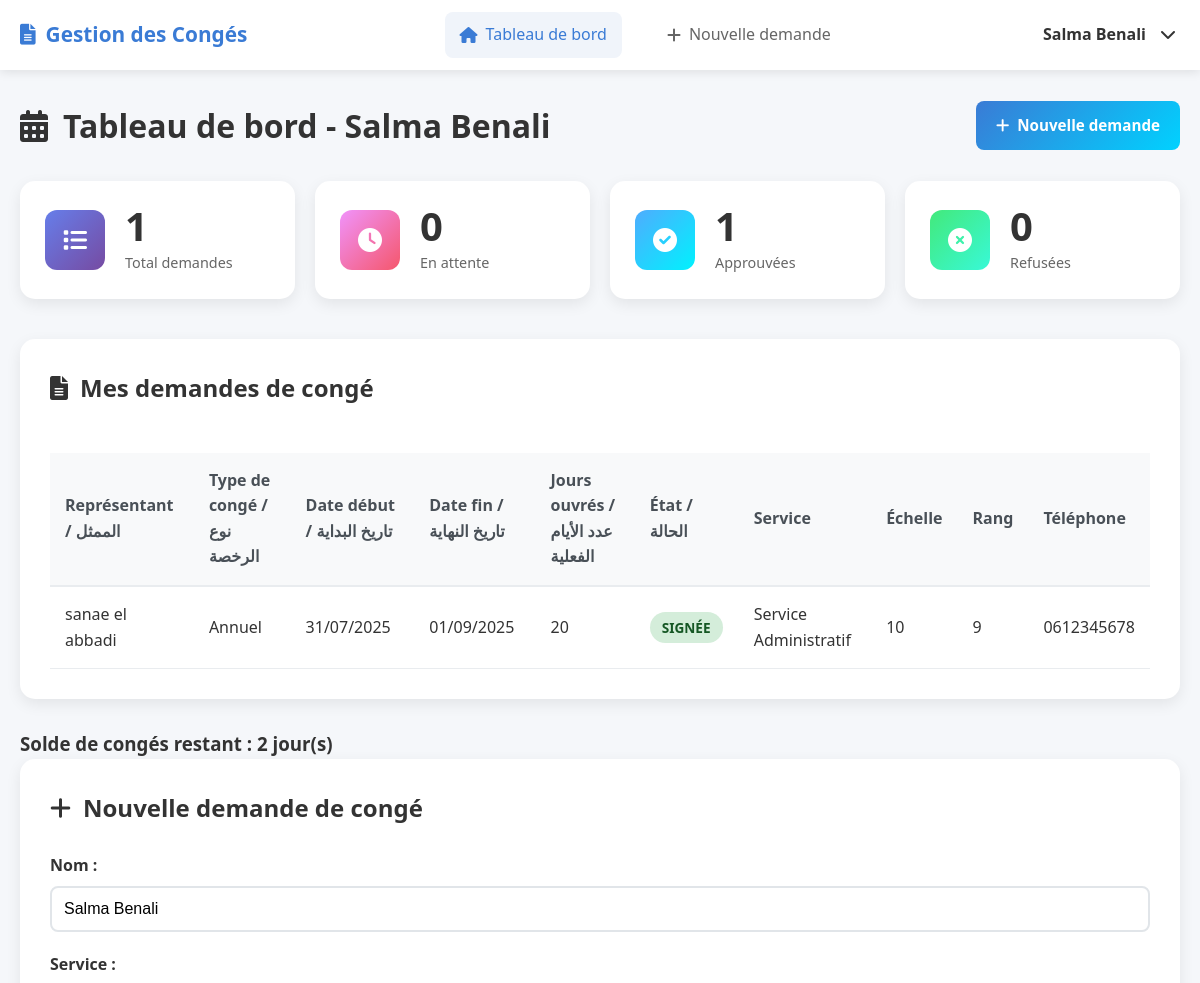
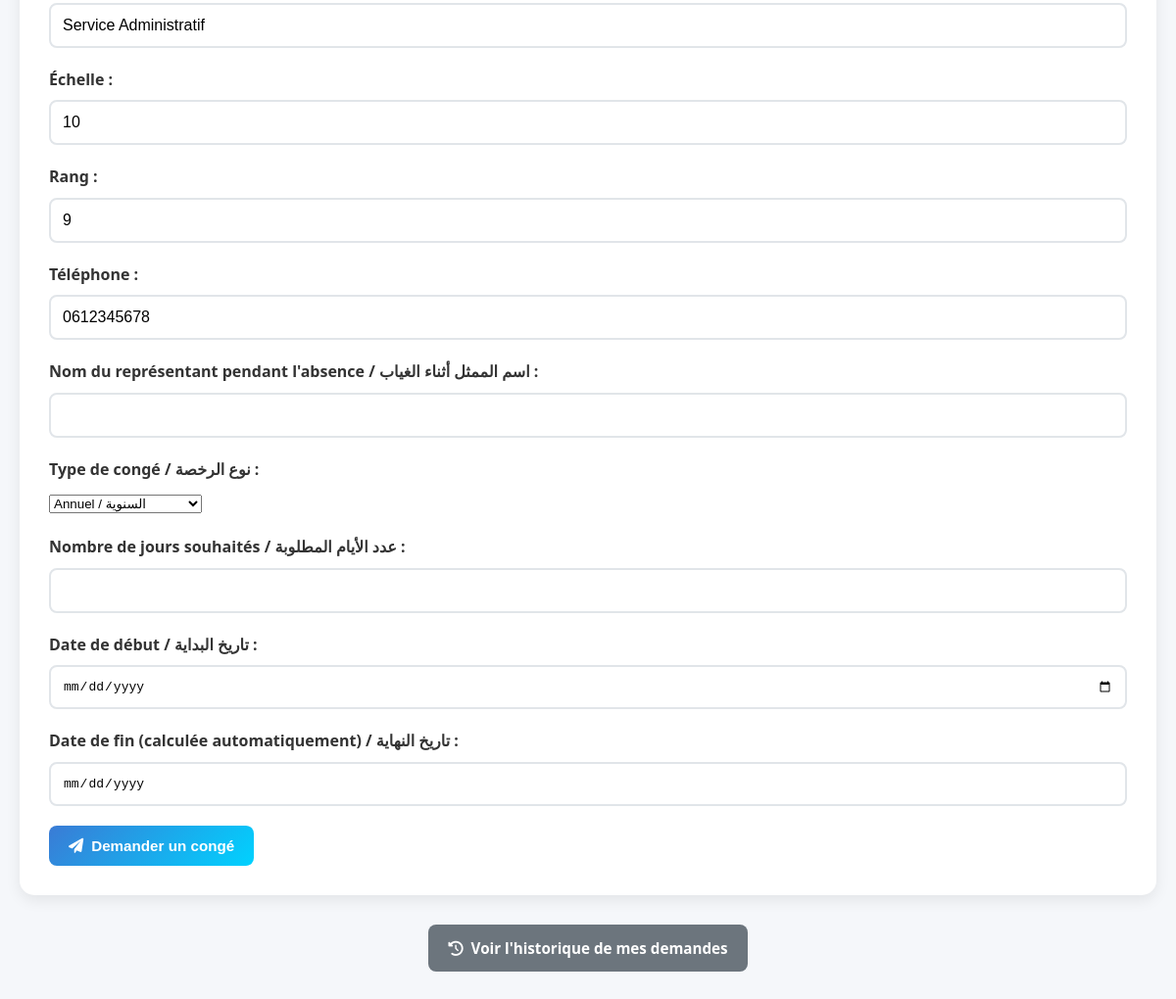
The page /dashboard (signed in) on the database its author committed (2 pictures, top to bottom).
### main.py (models this page shows)
class User(UserMixin, db.Model):
    id = db.Column(db.Integer, primary_key=True)
    matricule = db.Column(db.String(20), unique=True, nullable=False)
    password = db.Column(db.String(128), nullable=False)
    role = db.Column(db.String(20), nullable=False)
    name = db.Column(db.String(100), nullable=False)
    service = db.Column(db.String(100))
    echell = db.Column(db.String(20))
    rang = db.Column(db.String(20))
    telephone = db.Column(db.String(20))
    solde_conges = db.Column(db.Integer, default=30)
    demandes = relationship("DemandeConge", backref="user", lazy="dynamic")

class DemandeConge(db.Model):
    id = db.Column(db.Integer, primary_key=True)
    user_id = db.Column(db.Integer, db.ForeignKey('user.id'), nullable=False)
    jours = db.Column(db.Integer, nullable=False)
    etat = db.Column(db.String(50), default="En attente")
    date_creation = db.Column(db.DateTime, default=datetime.utcnow)
    date_debut = db.Column(db.Date, nullable=False)
    date_fin = db.Column(db.Date, nullable=False)
    type_conge = db.Column(db.String(50), default="Annuel")
    representant = db.Column(db.String(100))

### main.py (the view)
@app.route("/dashboard", methods=["GET"])
@login_required
def dashboard():
    role = session["role"]
    user = current_user
    user_name = session.get("name", "")
    if role == "employe":
        demandes = DemandeConge.query.filter_by(user_id=user.id).all()
        solde = user.solde_conges
    else:
        demandes = DemandeConge.query.all()
        solde = None
    stats = {
        "total": len(demandes),
        "en_attente": sum(1 for d in demandes if d.etat == "En attente"),
        "approuvees": sum(1 for d in demandes if "Validée" in d.etat or "Signée" in d.etat),
        "refusees": sum(1 for d in demandes if "Refusée" in d.etat),
    }
    return render_template("dashboard.html", role=role, user_name=user_name, stats=stats, demandes=demandes, solde=solde)

### main.py (called while the page is built)
@login_manager.user_loader
def load_user(user_id):
    return User.query.get(int(user_id))

### templates/dashboard.html (shortened to what this page needs)
<!DOCTYPE html>
<html lang="fr">
<head>
    <link rel="stylesheet" href="{{ url_for('static', filename='css/style.css') }}">
    <link href="https://cdnjs.cloudflare.com/ajax/libs/font-awesome/6.0.0/css/all.min.css" rel="stylesheet">
</head>
<body>
    <nav class="navbar">
        <div class="nav-container">
            <div class="nav-brand">
                <i class="fas fa-file-alt"></i>
                <span>Gestion des Congés</span>
            </div>
            <div class="nav-menu">
                <a href="{{ url_for('dashboard') }}" class="nav-item active">
                    <i class="fas fa-home"></i>
                    <span>Tableau de bord</span>
                </a>
                {% if role == 'employe' %}
                <a href="#demande-form" class="nav-item">
                    <i class="fas fa-plus"></i>
                    <span>Nouvelle demande</span>
                </a>
                {% endif %}
            </div>
            <div class="nav-user">
                <span class="user-name">{{ user_name }}</span>
                <div class="user-dropdown">
                    <i class="fas fa-chevron-down"></i>
                </div>
            </div>
        </div>
    </nav>
    <div class="main-content">
        <div class="dashboard-header">
            <h1>
                <i class="fas fa-calendar-alt"></i>
                Tableau de bord - {{ user_name if user_name else role|capitalize }}
            </h1>
            {% if role == 'employe' %}
            <a href="#demande-form" class="btn-primary">
                <i class="fas fa-plus"></i>
                Nouvelle demande
            </a>
            {% endif %}
        </div>
        <div class="stats-grid">
            <div class="stat-card">
                <div class="stat-icon">
                    <i class="fas fa-list"></i>
                </div>
                <div class="stat-content">
                    <div class="stat-value">{{ stats.total }}</div>
                    <div class="stat-label">Total demandes</div>
                </div>
            </div>
            <div class="stat-card">
                <div class="stat-icon">
                    <i class="fas fa-clock"></i>
                </div>
                <div class="stat-content">
                    <div class="stat-value">{{ stats.en_attente }}</div>
                    <div class="stat-label">En attente</div>
                </div>
            </div>
            <div class="stat-card">
                <div class="stat-icon">
                    <i class="fas fa-check-circle"></i>
                </div>
                <div class="stat-content">
                    <div class="stat-value">{{ stats.approuvees }}</div>
                    <div class="stat-label">Approuvées</div>
                </div>
            </div>
            <div class="stat-card">
                <div class="stat-icon">
                    <i class="fas fa-times-circle"></i>
                </div>
                <div class="stat-content">
                    <div class="stat-value">{{ stats.refusees }}</div>
                    <div class="stat-label">Refusées</div>
                </div>
            </div>
        </div>
        <div class="demandes-section">
            <div class="section-header">
                <h2>
                    <i class="fas fa-file-alt"></i>
                    {% if role == 'employe' %}Mes demandes de congé{% else %}Gestion des demandes{% endif %}
                </h2>
            </div>
            {% if demandes %}
            <div class="demandes-table-container">
                <table class="demandes-table">
                    <thead>
                        <tr>
                            <th>Représentant / الممثل</th>
                            <th>Type de congé / نوع الرخصة</th>
                            <th>Date début / تاريخ البداية</th>
                            <th>Date fin / تاريخ النهاية</th>
                            <th>Jours ouvrés / عدد الأيام الفعلية</th>
                            <th>État / الحالة</th>
                            <th>Service</th>
                            <th>Échelle</th>
                            <th>Rang</th>
                            <th>Téléphone</th>
                        </tr>
                    </thead>
                    <tbody>
                        {% for d in demandes %}
                        <tr>
                            <td>{{ d.representant if d.representant else 'N/A' }}</td>
                            <td>{{ d.type_conge }}</td>
                            <td>{{ d.date_debut.strftime('%d/%m/%Y') if d.date_debut else '' }}</td>
                            <td>{{ d.date_fin.strftime('%d/%m/%Y') if d.date_fin else '' }}</td>
                            <td>{{ d.jours }}</td>
                            <td>
                                <span class="status-badge status-{{ d.etat.lower().replace(' ', '-') }}">
                                    {{ d.etat }}
                                </span>
                            </td>
                            <td>{{ d.user.service if d.user else '' }}</td>
                            <td>{{ d.user.echell if d.user else '' }}</td>
                            <td>{{ d.user.rang if d.user else '' }}</td>
                            <td>{{ d.user.telephone if d.user else '' }}</td>
                        </tr>
                        {% endfor %}
                    </tbody>
                </table>
            </div>
            {% endif %}
        </div>
        {% if role == 'employe' %}
        <div class="solde-conges">
            <h3>Solde de congés restant :
                <span class="solde-value {% if solde == 0 %}solde-epuise{% else %}solde-ok{% endif %}">
                    {{ solde }} jour(s)
                </span>
            </h3>
        </div>
        <div class="demande-form-section" id="demande-form">
            <div class="section-header">
                <h2>
                    <i class="fas fa-plus"></i>
                    Nouvelle demande de congé
                </h2>
            </div>
            <form method="POST" action="{{ url_for('demande') }}" class="demande-form">
                <div class="form-group">
                    <label>Nom :</label>
                    <input type="text" value="{{ user_name }}" readonly>
                </div>
                <div class="form-group">
                    <label>Service :</label>
                    <input type="text" value="{{ current_user.service or '' }}" readonly>
                </div>
                <div class="form-group">
                    <label>Échelle :</label>
                    <input type="text" value="{{ current_user.echell or '' }}" readonly>
                </div>
                <div class="form-group">
                    <label>Rang :</label>
                    <input type="text" value="{{ current_user.rang or '' }}" readonly>
                </div>
                <div class="form-group">
                    <label>Téléphone :</label>
                    <input type="text" value="{{ current_user.telephone or '' }}" readonly>
                </div>
                <div class="form-group">
                    <label for="representant">Nom du représentant pendant l'absence / اسم الممثل أثناء الغياب :</label>
                    <input type="text" id="representant" name="representant" required>
                </div>
                <div class="form-group">
                    <label for="type_conge">Type de congé / نوع الرخصة :</label>
                    <select id="type_conge" name="type_conge" required>
                        <option value="Annuel">Annuel / السنوية</option>
                    </select>
                </div>
                <div class="form-group">
                    <label for="nb_jours">Nombre de jours souhaités / عدد الأيام المطلوبة :</label>
                    <input type="number" id="nb_jours" name="nb_jours" min="1" max="30" required>
                </div>
                <div class="form-group">
                    <label for="date_debut">Date de début / تاريخ البداية :</label>
                    <input type="date" id="date_debut" name="date_debut" required>
                </div>
                <div class="form-group">
                    <label for="date_fin">Date de fin (calculée automatiquement) / تاريخ النهاية :</label>
                    <input type="date" id="date_fin" name="date_fin" readonly>
                </div>
                <button type="submit" class="btn-primary">
                    <i class="fas fa-paper-plane"></i>
                    Demander un congé
                </button>
            </form>
        </div>
        {% endif %}
        <div class="history-link">
            <a href="{{ url_for('history') }}" class="btn-secondary">
                <i class="fas fa-history"></i>
                Voir l'historique de mes demandes
            </a>
        </div>
    </div>
</body>
</html>

### static/css/style.css (style rules this page uses)
* { margin: 0; padding: 0; box-sizing: border-box; }
body { font-family: 'Segoe UI', Tahoma, Geneva, Verdana, sans-serif; background: #f5f7fa; color: #333; line-height: 1.6; }
.navbar { background: white; box-shadow: 0 2px 10px rgba(0,0,0,0.1); position: sticky; top: 0; z-index: 1000; }
.nav-container { max-width: 1200px; margin: 0 auto; padding: 0 20px; display: flex; align-items: center; justify-content: space-between; height: 70px; }
.nav-brand { display: flex; align-items: center; gap: 10px; font-size: 1.3em; font-weight: 600; color: #3a7bd5; }
.nav-menu { display: flex; gap: 30px; }
.nav-item { display: flex; align-items: center; gap: 8px; text-decoration: none; color: #666; padding: 10px 15px; border-radius: 8px; transition: all 0.3s; }
.nav-item:hover, .nav-item.active { background: #f0f4fa; color: #3a7bd5; }
.nav-user { display: flex; align-items: center; gap: 10px; position: relative; }
.user-name { font-weight: 600; color: #333; }
.user-dropdown { cursor: pointer; padding: 5px; }
.main-content { max-width: 1200px; margin: 0 auto; padding: 30px 20px; }
.dashboard-header { display: flex; justify-content: space-between; align-items: center; margin-bottom: 30px; }
.dashboard-header h1 { display: flex; align-items: center; gap: 15px; color: #333; font-size: 2em; }
.stats-grid { display: grid; grid-template-columns: repeat(auto-fit, minmax(250px, 1fr)); gap: 20px; margin-bottom: 40px; }
.stat-card { background: white; border-radius: 15px; padding: 25px; box-shadow: 0 5px 15px rgba(0,0,0,0.08); display: flex; align-items: center; gap: 20px; transition: transform 0.2s; }
.stat-icon { width: 60px; height: 60px; border-radius: 12px; display: flex; align-items: center; justify-content: center; font-size: 1.5em; color: white; }
.stat-card:nth-child(1) .stat-icon { background: linear-gradient(135deg, #667eea, #764ba2); }
.stat-card:nth-child(2) .stat-icon { background: linear-gradient(135deg, #f093fb, #f5576c); }
.stat-card:nth-child(3) .stat-icon { background: linear-gradient(135deg, #4facfe, #00f2fe); }
.stat-card:nth-child(4) .stat-icon { background: linear-gradient(135deg, #43e97b, #38f9d7); }
.stat-value { font-size: 2.5em; font-weight: 700; color: #333; line-height: 1; }
.stat-label { color: #666; font-size: 0.9em; margin-top: 5px; }
.demandes-section, .demande-form-section { background: white; border-radius: 15px; padding: 30px; margin-bottom: 30px; box-shadow: 0 5px 15px rgba(0,0,0,0.08); }
.section-header { margin-bottom: 25px; }
.section-header h2 { display: flex; align-items: center; gap: 12px; color: #333; font-size: 1.5em; }
.demandes-table-container { overflow-x: auto; }
.demandes-table { width: 100%; border-collapse: collapse; margin-top: 20px; }
.demandes-table th { background: #f8f9fa; padding: 15px; text-align: left; font-weight: 600; color: #495057; border-bottom: 2px solid #e9ecef; }
.demandes-table td { padding: 15px; border-bottom: 1px solid #e9ecef; }
.status-badge { padding: 6px 12px; border-radius: 20px; font-size: 0.85em; font-weight: 600; text-transform: uppercase; }
.status-signée { background: #d4edda; color: #155724; }
.btn-primary, .btn-secondary, .btn-success, .btn-danger { display: inline-flex; align-items: center; gap: 8px; padding: 12px 20px; border: none; border-radius: 8px; font-size: 0.95em; font-weight: 600; text-decoration: none; cursor: pointer; transition: all 0.2s; }
.btn-primary { background: linear-gradient(135deg, #3a7bd5, #00d2ff); color: white; }
.btn-secondary { background: #6c757d; color: white; }
.form-group { margin-bottom: 20px; }
.form-group label { display: block; margin-bottom: 8px; font-weight: 600; color: #333; }
.form-group input { width: 100%; padding: 12px; border: 2px solid #e1e5e9; border-radius: 8px; font-size: 1em; transition: border-color 0.3s; }
.history-link { text-align: center; margin-top: 30px; }

### rows shown on the page
User: name "Salma Benali", service "Service Administratif", echell "10", rang "9", telephone "0612345678"
DemandeConge: representant "sanae el abbadi", type_conge "Annuel", date_debut "31/07/2025", date_fin "01/09/2025", jours "20", etat "SIGNÉE", user "Service Administratif", user "10", user "9", user "0612345678"

### other values the page prints
{{ stats.total }} "1"
{{ stats.en_attente }} "0"
{{ stats.approuvees }} "1"
{{ stats.refusees }} "0"
{{ solde }} "2"
